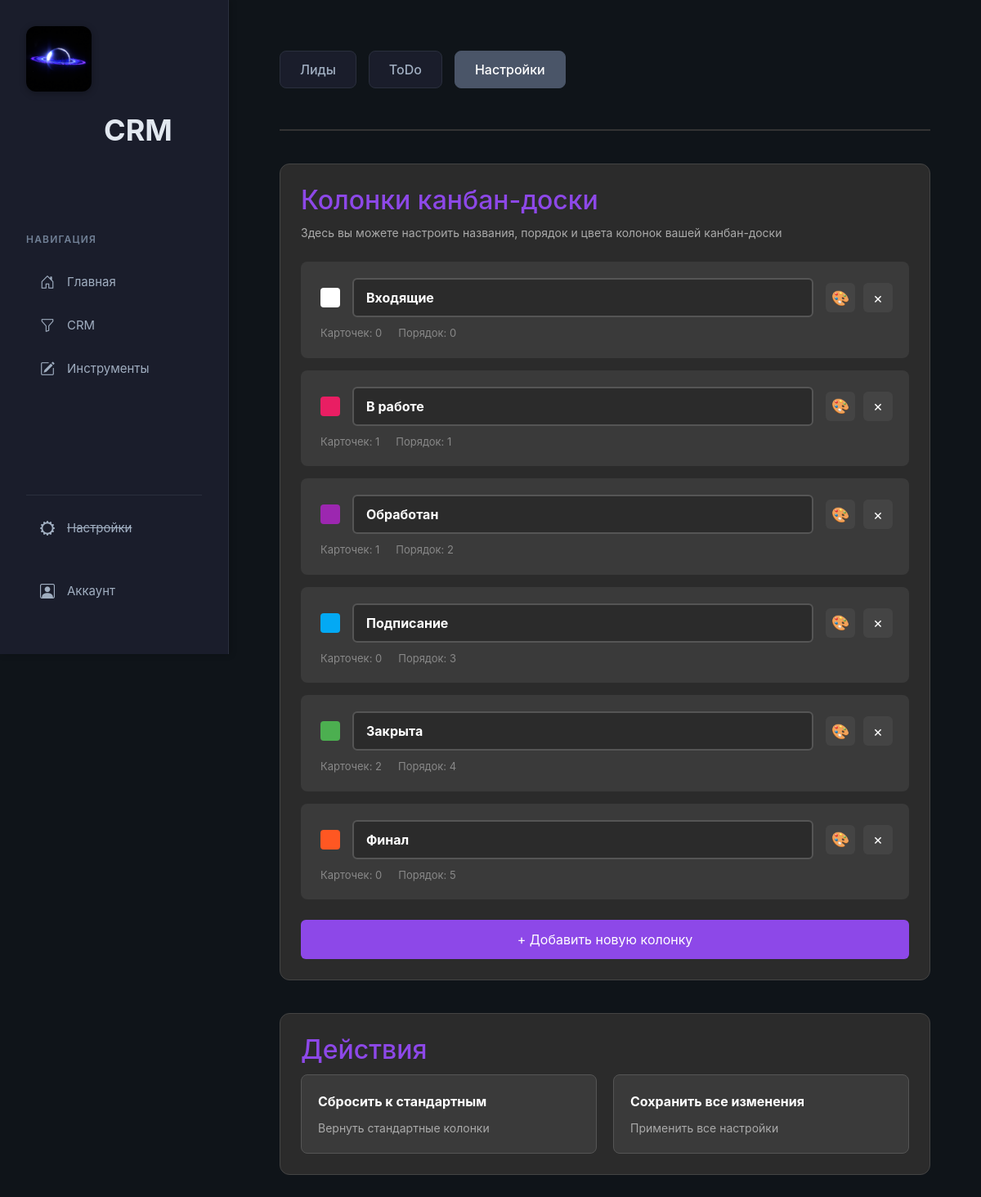
The app's page /crm/settings/ (signed in) with its own data.
### crm/models.py (models this page shows, shortened)
class KanbanColumn(models.Model):
    user = models.ForeignKey(User, on_delete=models.CASCADE, related_name='kanban_columns', null=True, blank=True)
    title = models.CharField(max_length=50)
    color = models.CharField(max_length=20, default="#2b2b2b")
    order = models.PositiveIntegerField(default=0)
    class Meta:
        ordering = ['order']

### crm/views.py (the view)
# urls.py: path('settings/', views.crm_settings, name='crm_settings'),
@login_required
def crm_settings(request):
    columns = KanbanColumn.objects.filter(user=request.user).prefetch_related('leads').all()
    color_palette = [
        '#94A3B8', '#64748B', '#475569', '#334155',  # Серо-синие
        '#6B7280', '#9CA3AF', '#D1D5DB',             # Серые
        '#7C3AED', '#8B5CF6', '#A78BFA',             # Фиолетовые
        '#3B82F6', '#60A5FA', '#93C5FD',             # Синие
        '#10B981', '#34D399', '#6EE7B7',             # Зеленые
        '#F59E0B', '#FBBF24', '#FCD34D',             # Желтые
        '#EF4444', '#F87171', '#FCA5A5',             # Красные
    ]
    return render(request, 'crm/settings.html', {
        'columns': columns,
        'color_palette': color_palette
    })

### crm/templates/crm/settings.html (shortened to what this page needs)
{% extends 'main/layout.html' %}
{% load static %}
{% block content %}
<div class="crm-settings-page">
    <div class="settings-header">
        <div class="crm-header">
            <a href="{% url 'crm_page' %}"><button class="crm-btn">Лиды</button></a>
            <button class="crm-btn">ToDo</button>
            <a href="{% url 'crm_settings' %}"><button class="crm-btn active">Настройки</button></a>
        </div>
    </div>
    <div class="settings-sections">
        <div class="settings-section">
            <h2>Колонки канбан-доски</h2>
            <div class="settings-description">
                Здесь вы можете настроить названия, порядок и цвета колонок вашей канбан-доски
            </div>
            <div class="columns-list" id="columnsList">
                {% for column in columns %}
                <div class="column-item" data-column-id="{{ column.id }}">
                    <div class="column-item-header">
                        <div class="column-color" style="background-color: {{ column.color }};"></div>
                        <input type="text" class="column-title-input" value="{{ column.title }}"
                               data-original="{{ column.title }}" maxlength="50">
                        <div class="column-actions">
                            <button class="btn-color-picker" onclick="openColorPicker({{ column.id }})"
                                    title="Выбрать цвет">
                                🎨
                            </button>
                            <button class="btn-delete-column" onclick="deleteColumn({{ column.id }})"
                                    title="Удалить колонку">
                                ×
                            </button>
                        </div>
                    </div>
                    <div class="column-item-meta">
                        <span class="column-lead-count">Карточек: {{ column.leads.count }}</span>
                        <span class="column-order">Порядок: {{ column.order }}</span>
                    </div>
                </div>
                {% endfor %}
            </div>
            <div class="form-group">
                <button class="btn-add-column" onclick="addNewColumn()">
                    + Добавить новую колонку
                </button>
            </div>
        </div>
        <div class="settings-section">
            <h2>Действия</h2>
            <div class="actions-grid">
                <button class="btn-action" onclick="resetToDefault()">
                    <span class="action-title">Сбросить к стандартным</span>
                    <span class="action-desc">Вернуть стандартные колонки</span>
                </button>
                <button class="btn-action" onclick="saveAllChanges()">
                    <span class="action-title">Сохранить все изменения</span>
                    <span class="action-desc">Применить все настройки</span>
                </button>
            </div>
        </div>
    </div>
</div>
{% endblock %}

### main/static/main/css/main.css (style rules this page uses)
* { margin: 0; padding: 0; box-sizing: border-box; }
body { background: #0f1419; font-family: 'Inter', -apple-system, BlinkMacSystemFont, 'Segoe UI', 'Roboto', sans-serif; min-height: 100vh; display: flex; }
a { text-decoration: none; color: inherit; }
.crm-header { display: flex; gap: 15px; margin-bottom: 30px; }
.crm-btn { background: #1a1d2b; color: #a0aec0; border: 1px solid #2a2f3d; padding: 10px 24px; border-radius: 8px; cursor: pointer; font-weight: 500; transition: all 0.2s ease; }
.crm-btn.active { background: #4a5568; border-color: #4a5568; color: #fff; }

### main/templates/main/layout.html (style rules this page uses)
a { text-decoration: none; }

### crm/templates/crm/settings.html (style rules this page uses)
.crm-settings-page { padding: 30px; max-width: 1200px; margin: 0 auto; }
.settings-header { display: flex; justify-content: space-between; align-items: center; margin-bottom: 40px; padding-bottom: 20px; border-bottom: 2px solid #333; }
.settings-sections { display: flex; flex-direction: column; gap: 40px; }
.settings-section { background: #2b2b2b; border-radius: 12px; padding: 25px; border: 1px solid #444; }
.settings-section h2 { color: #8d48e8; margin-top: 0; margin-bottom: 10px; }
.settings-description { color: #aaa; margin-bottom: 25px; font-size: 14px; }
.columns-list { display: flex; flex-direction: column; gap: 15px; margin-bottom: 25px; }
.column-item { background: #3a3a3a; border-radius: 8px; padding: 20px; border-left: 4px solid transparent; transition: all 0.3s; }
.column-item-header { display: flex; align-items: center; gap: 15px; margin-bottom: 10px; }
.column-color { width: 24px; height: 24px; border-radius: 4px; flex-shrink: 0; }
.column-title-input { flex: 1; background: #2b2b2b; border: 2px solid #555; border-radius: 6px; color: white; padding: 10px 15px; font-size: 16px; font-weight: bold; outline: none; transition: border 0.3s; }
.column-actions { display: flex; gap: 10px; flex-shrink: 0; }
.btn-color-picker, .btn-delete-column { background: #444; border: none; color: white; width: 36px; height: 36px; border-radius: 6px; cursor: pointer; font-size: 18px; display: flex; align-items: center; justify-content: center; transition: background 0.3s; }
.column-item-meta { display: flex; gap: 20px; font-size: 13px; color: #888; }
.btn-add-column { background: #8d48e8; color: white; border: none; padding: 12px 24px; border-radius: 6px; cursor: pointer; font-size: 16px; width: 100%; transition: background 0.3s; }
.actions-grid { display: grid; grid-template-columns: repeat(auto-fit, minmax(250px, 1fr)); gap: 20px; }
.btn-action { background: #3a3a3a; border: 1px solid #555; border-radius: 8px; padding: 20px; cursor: pointer; text-align: left; transition: all 0.3s; display: flex; flex-direction: column; gap: 10px; }
.action-title { font-weight: bold; color: white; font-size: 16px; }
.action-desc { color: #aaa; font-size: 14px; }

### records on screen
KanbanColumn: title "Входящие", leads.count "0", order "0"
KanbanColumn: title "В работе", leads.count "1", order "1"
KanbanColumn: title "Обработан", leads.count "1", order "2"
KanbanColumn: title "Подписание", leads.count "0", order "3"
KanbanColumn: title "Закрыта", leads.count "2", order "4"
KanbanColumn: title "Финал", leads.count "0", order "5"
